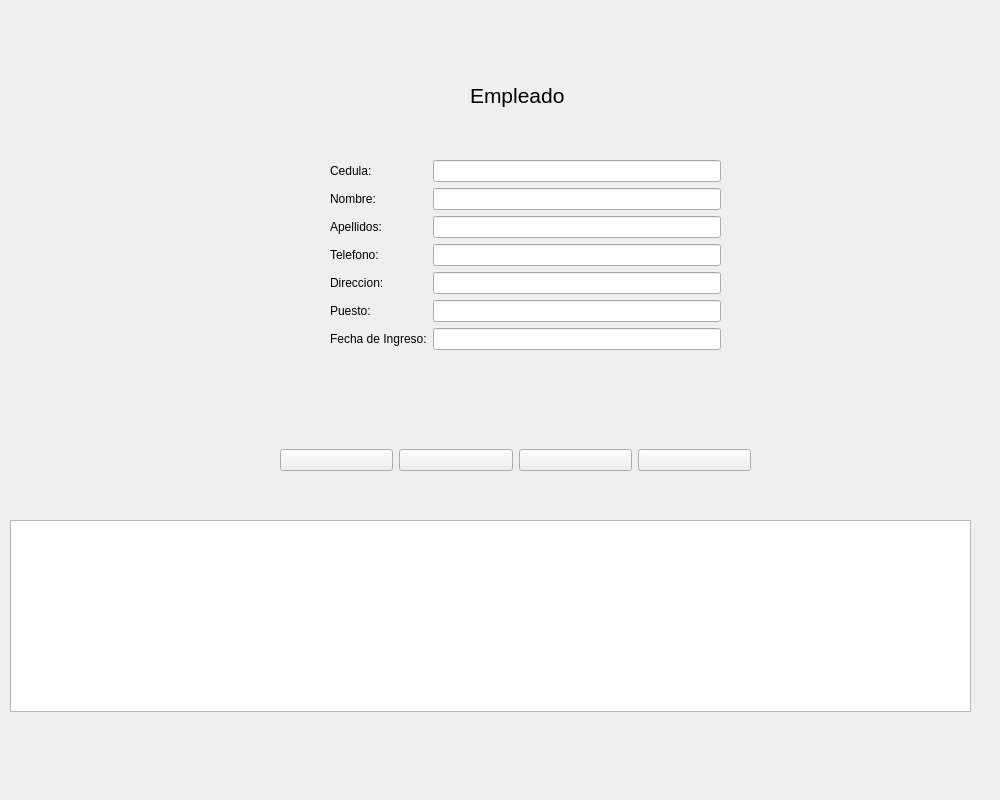
<?xml version="1.0" encoding="UTF-8"?>
<ui version="4.0">
 <class>Empleado</class>
 <widget class="QWidget" name="Empleado">
  <property name="geometry">
   <rect>
    <x>0</x>
    <y>0</y>
    <width>1000</width>
    <height>800</height>
   </rect>
  </property>
  <property name="minimumSize">
   <size>
    <width>1000</width>
    <height>800</height>
   </size>
  </property>
  <property name="windowTitle">
   <string>Empleado</string>
  </property>
  <property name="windowIcon">
   <iconset>
    <normaloff>recursos/trespatitos.jpg</normaloff>recursos/trespatitos.jpg</iconset>
  </property>
  <widget class="QWidget" name="formLayoutWidget">
   <property name="geometry">
    <rect>
     <x>330</x>
     <y>160</y>
     <width>391</width>
     <height>231</height>
    </rect>
   </property>
   <layout class="QFormLayout" name="formLayout">
    <item row="0" column="0">
     <widget class="QLabel" name="lblCedula">
      <property name="text">
       <string>Cedula:</string>
      </property>
     </widget>
    </item>
    <item row="1" column="0">
     <widget class="QLabel" name="lblNombre">
      <property name="text">
       <string>Nombre:</string>
      </property>
     </widget>
    </item>
    <item row="2" column="0">
     <widget class="QLabel" name="lblApellidos">
      <property name="text">
       <string>Apellidos:</string>
      </property>
     </widget>
    </item>
    <item row="3" column="0">
     <widget class="QLabel" name="lblTelefono">
      <property name="text">
       <string>Telefono:</string>
      </property>
     </widget>
    </item>
    <item row="4" column="0">
     <widget class="QLabel" name="lblDireccion">
      <property name="text">
       <string>Direccion:</string>
      </property>
     </widget>
    </item>
    <item row="5" column="0">
     <widget class="QLabel" name="lblPuesto">
      <property name="text">
       <string>Puesto:</string>
      </property>
     </widget>
    </item>
    <item row="6" column="0">
     <widget class="QLabel" name="lblFechaIngreso">
      <property name="text">
       <string>Fecha de Ingreso:</string>
      </property>
     </widget>
    </item>
    <item row="0" column="1">
     <widget class="QLineEdit" name="txtCedula"/>
    </item>
    <item row="1" column="1">
     <widget class="QLineEdit" name="txtNombre"/>
    </item>
    <item row="2" column="1">
     <widget class="QLineEdit" name="txtApellidos"/>
    </item>
    <item row="3" column="1">
     <widget class="QLineEdit" name="txtTelefono"/>
    </item>
    <item row="4" column="1">
     <widget class="QLineEdit" name="txtDireccion"/>
    </item>
    <item row="5" column="1">
     <widget class="QLineEdit" name="txtPuesto"/>
    </item>
    <item row="6" column="1">
     <widget class="QLineEdit" name="txtFechaIngreso"/>
    </item>
   </layout>
  </widget>
  <widget class="QLabel" name="lblTitulo">
   <property name="geometry">
    <rect>
     <x>470</x>
     <y>60</y>
     <width>121</width>
     <height>71</height>
    </rect>
   </property>
   <property name="font">
    <font>
     <pointsize>16</pointsize>
    </font>
   </property>
   <property name="text">
    <string>Empleado</string>
   </property>
  </widget>
  <widget class="QWidget" name="horizontalLayoutWidget">
   <property name="geometry">
    <rect>
     <x>280</x>
     <y>420</y>
     <width>471</width>
     <height>80</height>
    </rect>
   </property>
   <layout class="QHBoxLayout" name="horizontalLayout">
    <item>
     <widget class="QPushButton" name="btnGuardar">
      <property name="text">
       <string/>
      </property>
      <property name="icon">
       <iconset>
        <normaloff>recursos/save.jpeg</normaloff>recursos/save.jpeg</iconset>
      </property>
     </widget>
    </item>
    <item>
     <widget class="QPushButton" name="btnModificar">
      <property name="text">
       <string/>
      </property>
      <property name="icon">
       <iconset>
        <normaloff>recursos/editar.jpg</normaloff>recursos/editar.jpg</iconset>
      </property>
     </widget>
    </item>
    <item>
     <widget class="QPushButton" name="btnEliminar">
      <property name="text">
       <string/>
      </property>
      <property name="icon">
       <iconset>
        <normaloff>recursos/delete.webp</normaloff>recursos/delete.webp</iconset>
      </property>
     </widget>
    </item>
    <item>
     <widget class="QPushButton" name="btnCancelar">
      <property name="text">
       <string/>
      </property>
      <property name="icon">
       <iconset>
        <normaloff>recursos/salir.jpg</normaloff>recursos/salir.jpg</iconset>
      </property>
     </widget>
    </item>
   </layout>
  </widget>
  <widget class="QLabel" name="lblImagen">
   <property name="geometry">
    <rect>
     <x>830</x>
     <y>100</y>
     <width>141</width>
     <height>131</height>
    </rect>
   </property>
   <property name="text">
    <string/>
   </property>
   <property name="pixmap">
    <pixmap>recursos/avatar.jpeg</pixmap>
   </property>
   <property name="scaledContents">
    <bool>true</bool>
   </property>
  </widget>
  <widget class="QTableWidget" name="tableWidget">
   <property name="geometry">
    <rect>
     <x>10</x>
     <y>520</y>
     <width>961</width>
     <height>192</height>
    </rect>
   </property>
   <property name="editTriggers">
    <set>QAbstractItemView::NoEditTriggers</set>
   </property>
   <property name="selectionBehavior">
    <enum>QAbstractItemView::SelectRows</enum>
   </property>
  </widget>
 </widget>
 <resources/>
 <connections/>
</ui>
